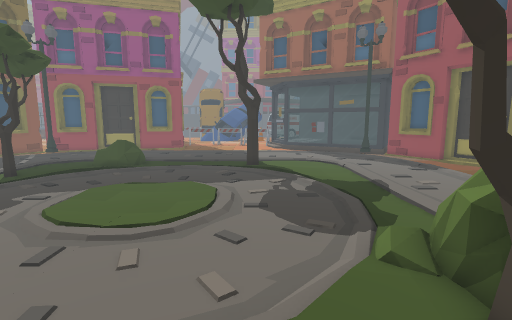
[1] (above)

24 first-person views from a walk through a Unity game level. The camera is 1.3 m above the floor, tilts 8° down and sees 85° across. The floor is counted in squares, 0.5 m on a side. Each view is taken from the middle of a square. On the plan, view 1 faces up. The plan holds only what a view shows up to about 19 squares ahead; the rest is blank. The place goes on beyond the plan. The player character is not drawn. Some animated figures are not drawn. Some surface patterns are stand-ins.

[2]
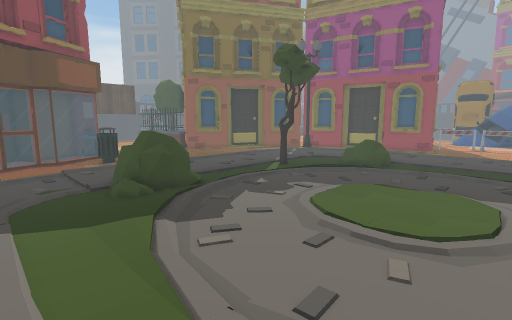

[3]
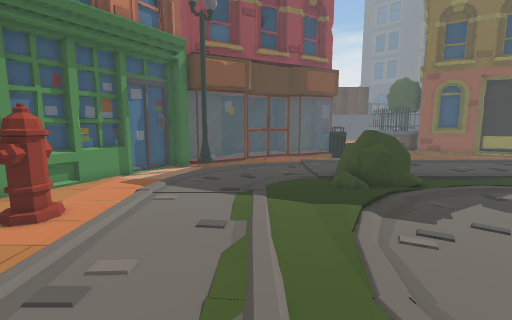

[4]
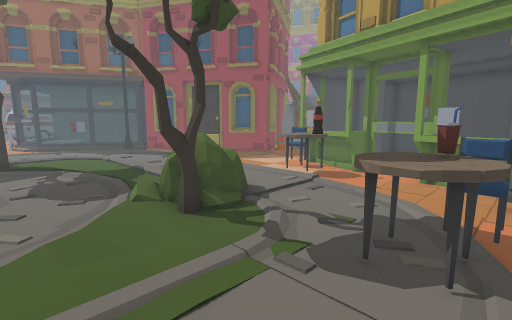

[5]
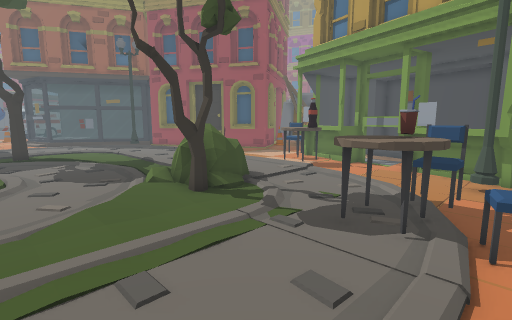

[6]
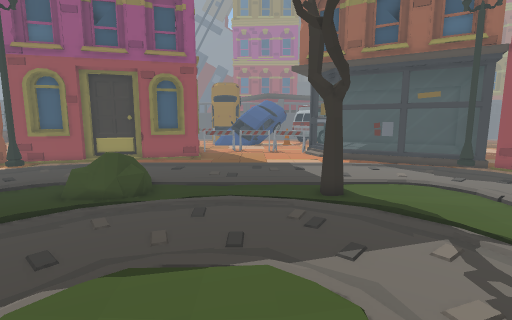

[7]
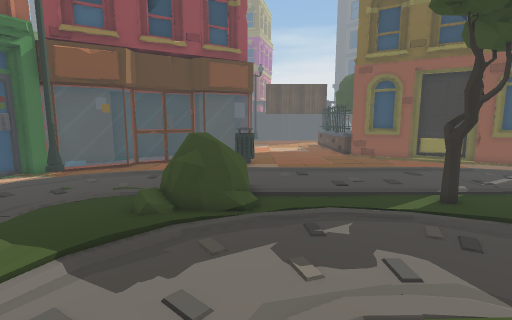

[8]
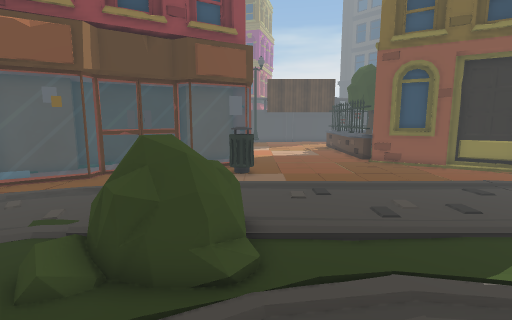

[9]
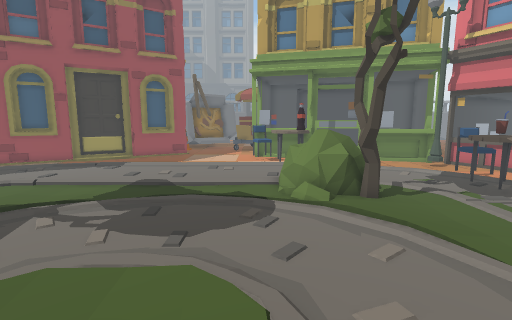

[10]
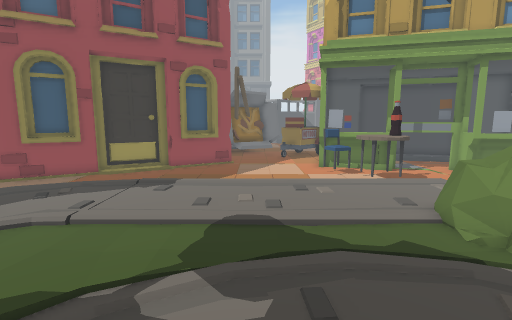

[11]
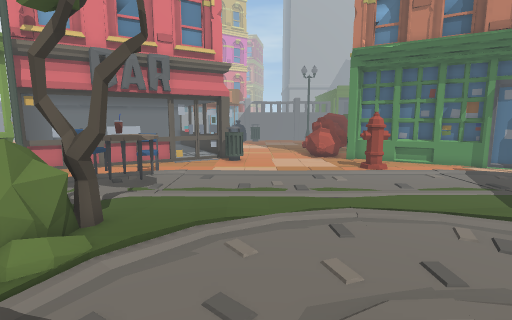

[12]
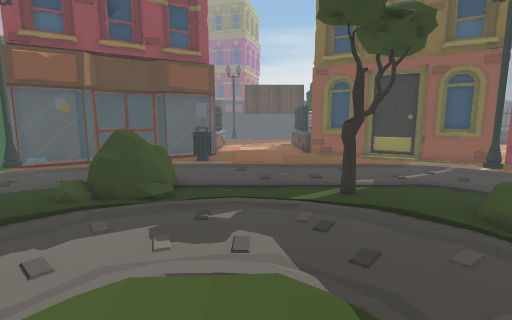

[13]
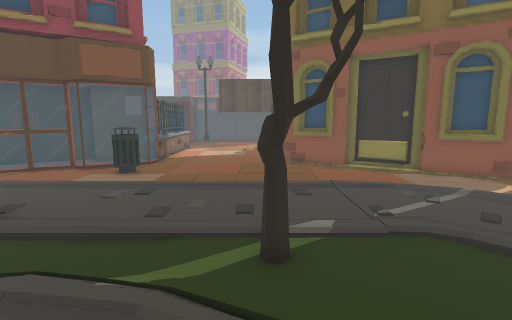

[14]
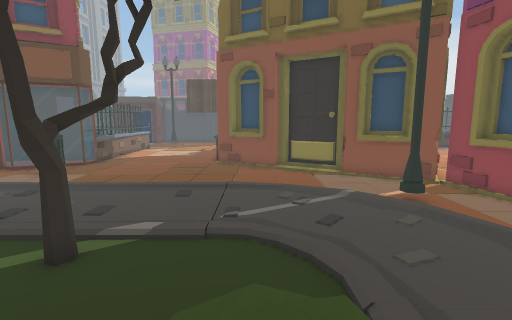

[15]
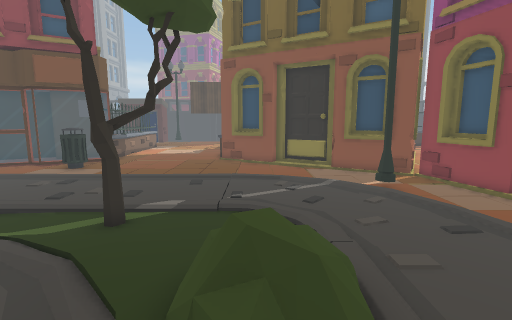

[16]
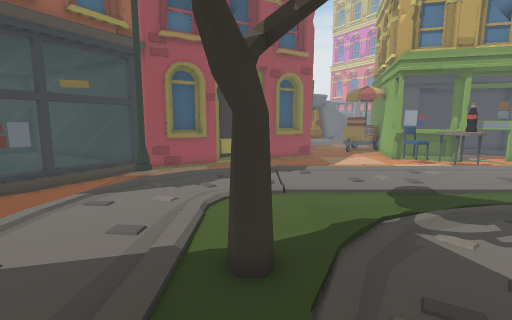

[17]
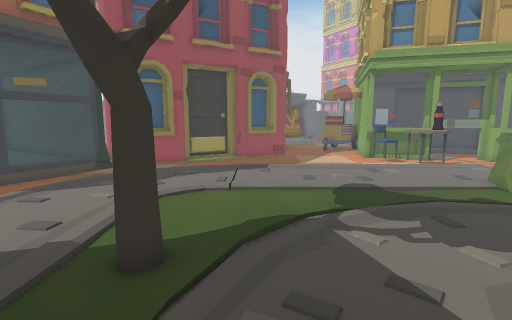

[18]
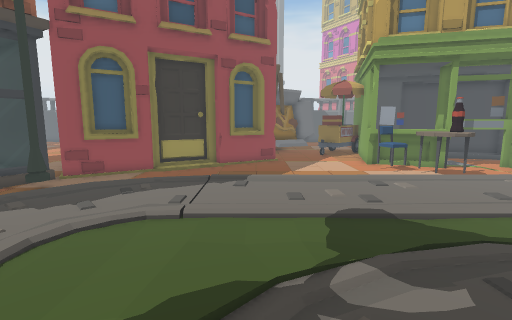

[19]
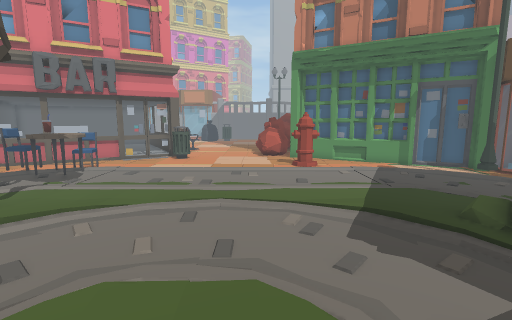

[20]
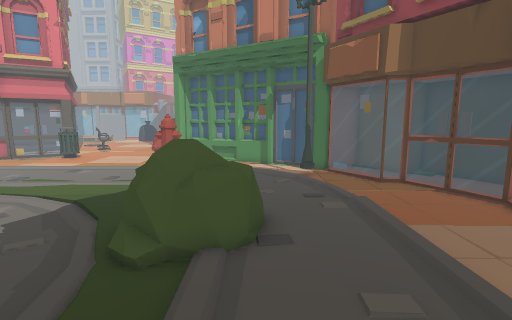

[21]
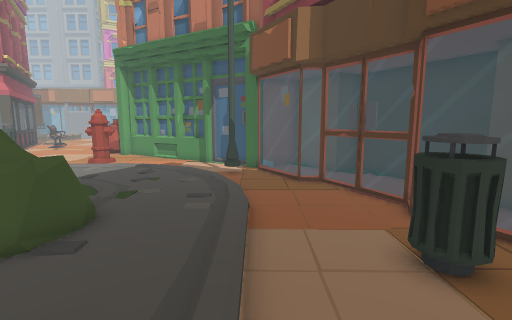

[22]
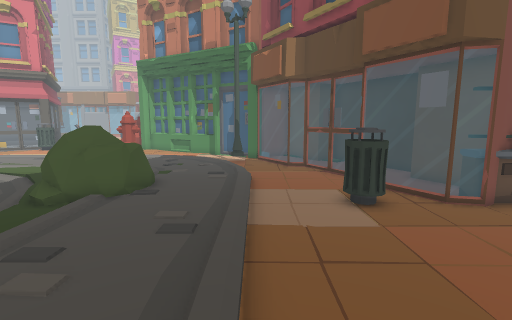

[23]
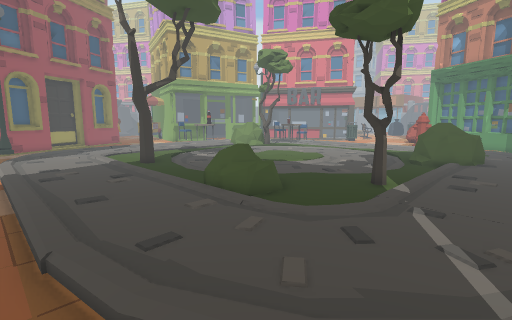

[24]
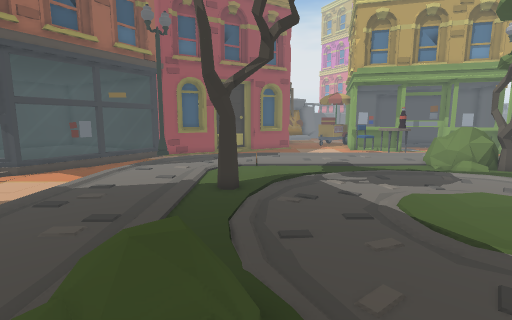

### Floor plan
Key: @ floor where view 1 was taken; # wall or solid block; x gap in a wall; . main floor; : floor 0.25 m higher than the main floor; - floor 0.25 m lower than the main floor; / step, stairs or slope; = window, fence, low wall or low ledge; ^ raised ledge; T tree; H thing the floor can be seen under or through; Y hydrant; C chair; A table; S sign; O other object.
Columns run from 26 left of view 1 to 17 right of it. Each row starts with its distance up from view 1.
 26       #OOOOO                    =##  ##
 25      OO#O                        -=# #O
 24      OO#  -                        #=#OO
 23      ##      ///..............//   O #O
 22     O#    #....................../   #OO
 21    O##    ......................../   #O
 20   O#/    ........................../  #OO
 19   O#     /........................./   -#O
 18   O#     ...../.. T/......T.........    .#
 17  O##    ......../ T/.....TT........//   -#O
 16  O#     //////../.:............./////    #
 15 #O      /.........................../    ##O
 14 #       /....TT../.................//     #O
 13         /.....TT..................../      O
 12         /.........................../
 11         /.........................../
 10         /..../....................../
  9         //.../....................../
  8         /..../....................../
  7 O#  OO  /....TT...................../  CCx##
  6 OO= OO  /...TTTT............./TT..../AAC#^
  5 O..=    /...TTTT............. TTT...AAAA^^
  4 O..=    /...TTT:.........../.TTTT.../AS ^^
  3 O#.==   /....................TTTT.../   O#
  2 O#.=H   ...........................//    #-
  1 O...H    ............................   #--
  0 O#...=   /................@.........   ##
 -1  OO..#=   .....................A....  #^#
 -2   #....=  /...................AAA..   ^^
 -3   O##..=   /./................AACCC   ^^   #
 -4     O#..=    /................AA-C  =#^^   #
 -5      OO#O#              -   ..CC     =##  ##
 -6       O###-     .YY            C    ==##
 -7          ####   .YYY              #=# ##
 -8             ##=                  =#    #
 -9              ####              #=      #

Positions as (right, up) in squares from view 1, and headings:
1: (0, 0), facing up
2: (-1, 0), facing up-left
3: (0, 0), facing left
4: (-1, -4), facing up-right
5: (-2, -5), facing up-right
6: (-3, 7), facing up
7: (-3, 7), facing left
8: (-7, 7), facing left
9: (-6, 7), facing right
10: (-2, 11), facing right
11: (-1, 10), facing down
12: (-2, 10), facing left
13: (-7, 13), facing left
14: (-7, 17), facing left
15: (-5, 17), facing left
16: (-5, 17), facing right
17: (-5, 15), facing right
18: (-2, 14), facing right
19: (-5, 11), facing down
20: (-14, 12), facing down
21: (-18, 11), facing down
22: (-18, 15), facing down
23: (-16, 24), facing down-right
24: (-11, 16), facing right
